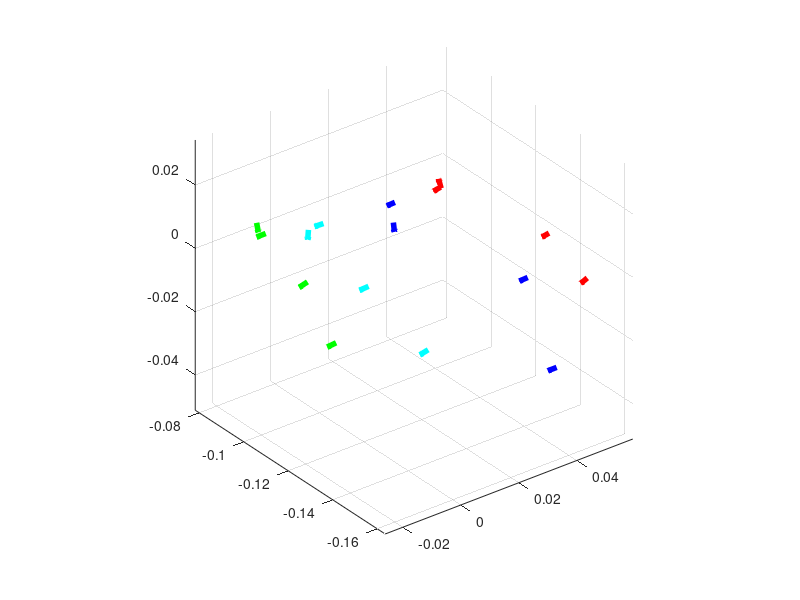

Write the MATLAB code that produced this figure. (Note: this script raises an error after producing the figure.)
%  create the musculoskeletal hand model with inertia and muscle parameters
%  
% data from the literature supplementary documents
% 
% references:
%   M. Mirakhorlo et al., "Anatomical parameters for musculoskeletal 
%   modeling of the hand and wrist," International Biomechanics, vol. 3, 
%   no. 1, pp. 1–10, 2016, doi: 10.1080/23335432.2016.1191373.
% 
% Junnan Li, 07/2024
clear all
close all
clc


%% 
hand_data = struct();

% data in meter
hand_data.index.axes.MCP_flex = [47.3;-92.88;0.29]*0.001;
hand_data.index.axes.MCP_flex_axis = [-0.99;-0.11;-0.09]*0.001;
hand_data.index.axes.MCP_abd = [47.24;-93.18;0.05]*0.001;
hand_data.index.axes.MCP_abd_axis = [0;0.42;0.91]*0.001;
hand_data.index.axes.PIP_flex = [52.9;-134.3;2.76]*0.001;
hand_data.index.axes.PIP_flex_axis = [-0.99;-0.11;-0.07]*0.001;
hand_data.index.axes.DIP_flex = [49.47;-155.97;-0.29]*0.001;
hand_data.index.axes.DIP_flex_axis = [-0.96;-0.17;-0.21]*0.001;

hand_data.middle.axes.MCP_flex = [31.83;-92.51;0.73]*0.001;
hand_data.middle.axes.MCP_flex_axis = [-0.99;0.06;-0.08]*0.001;
hand_data.middle.axes.MCP_abd = [28.71;-95.88;-3.01]*0.001;
hand_data.middle.axes.MCP_abd_axis = [-0.02;-0.20;-0.98]*0.001;
hand_data.middle.axes.PIP_flex = [42.74;-137.97;-6.01]*0.001;
hand_data.middle.axes.PIP_flex_axis = [-0.99;0.10;-0.12]*0.001;
hand_data.middle.axes.DIP_flex = [33.06;-163.59;-19.28]*0.001;
hand_data.middle.axes.DIP_flex_axis = [-0.97;0.19;-0.14]*0.001;

hand_data.ring.axes.MCP_flex = [12.12;-86.07;-1.98]*0.001;
hand_data.ring.axes.MCP_flex_axis = [-0.97;0.22;-0.11]*0.001;
hand_data.ring.axes.MCP_abd = [7.05;-85.94;-2.27]*0.001;
hand_data.ring.axes.MCP_abd_axis = [-0.26;-0.22;-0.94]*0.001;
hand_data.ring.axes.PIP_flex = [-2.65;-125.60;1.48]*0.001;
hand_data.ring.axes.PIP_flex_axis = [-0.88;0.36;-0.32]*0.001;
hand_data.ring.axes.DIP_flex = [-2.50;-152.19;-6.44]*0.001;
hand_data.ring.axes.DIP_flex_axis = [-0.92;0.18;-0.35]*0.001;

hand_data.little.axes.MCP_flex = [-2.44;-79.11;-3.20]*0.001;
hand_data.little.axes.MCP_flex_axis = [-0.91;0.33;-0.24]*0.001;
hand_data.little.axes.MCP_abd = [-6.01;-79.66;1.68]*0.001;
hand_data.little.axes.MCP_abd_axis = [-0.01;-0.31;-0.95]*0.001;
hand_data.little.axes.PIP_flex = [-13.57;-112.38;0.66]*0.001;
hand_data.little.axes.PIP_flex_axis = [-0.84;0.28;-0.47]*0.001;
hand_data.little.axes.DIP_flex = [-17.20;-129.98;-9.24]*0.001;
hand_data.little.axes.DIP_flex_axis = [-0.91;0.28;-0.30]*0.001;

hand_data.thumb.axes.CMC_flex = [48.54;-37.82;-6.63]*0.001;
hand_data.thumb.axes.CMC_flex_axis = [-0.27;0.64;-0.72]*0.001;
hand_data.thumb.axes.CMC_abd = [49.16;-39.46;-13.15]*0.001;
hand_data.thumb.axes.CMC_abd_axis = [-0.78;-0.61;-0.13]*0.001;
hand_data.thumb.axes.MCP_flex = [68.92;-64.16;-3.54]*0.001;
hand_data.thumb.axes.MCP_flex_axis = [-0.67;-0.07;0.74]*0.001;
hand_data.thumb.axes.IP_flex = [88.26;-89.46;4.58]*0.001;
hand_data.thumb.axes.IP_flex_axis = [-0.36;-0.25;0.90]*0.001;

% plot the joint axes points from literature

Fingers_list = {'index','middle', 'ring','little', 'thumb'};
fingers_plot_color = {'r','b','c', 'g'};
figure(1)
for i = 1:4
eval(strcat('finger_i = hand_data.', Fingers_list{i},'.axes')); 
quiver3(finger_i.MCP_flex(1),finger_i.MCP_flex(2),finger_i.MCP_flex(3),...
    3*finger_i.MCP_flex_axis(1),3*finger_i.MCP_flex_axis(2),3*finger_i.MCP_flex_axis(3),...
    'LineWidth',4,'Color',fingers_plot_color{i})
hold on
quiver3(finger_i.MCP_abd(1),finger_i.MCP_abd(2),finger_i.MCP_abd(3),...
    3*finger_i.MCP_abd_axis(1),3*finger_i.MCP_abd_axis(2),3*finger_i.MCP_abd_axis(3),...
    'LineWidth',4,'Color',fingers_plot_color{i})
hold on
quiver3(finger_i.PIP_flex(1),finger_i.PIP_flex(2),finger_i.PIP_flex(3),...
    3*finger_i.PIP_flex_axis(1),3*finger_i.PIP_flex_axis(2),3*finger_i.PIP_flex_axis(3),...
    'LineWidth',4,'Color',fingers_plot_color{i})
hold on
quiver3(finger_i.DIP_flex(1),finger_i.DIP_flex(2),finger_i.DIP_flex(3),...
    3*finger_i.DIP_flex_axis(1),3*finger_i.DIP_flex_axis(2),3*finger_i.DIP_flex_axis(3),...
    'LineWidth',4,'Color',fingers_plot_color{i})
end


axis equal
%% create index finger


% transfer to finger length



finger_dimension = [1,5,3,2]; % in meter
finger_r = Finger('Index', 'type','R_RRRR', 'l_links',finger_dimension); 
% finger_r = Finger('hand_one','mdh',)
mdh_default_struct = finger_r.mdh_ori;
mdh_matrix = mdh_struct_to_matrix(mdh_default_struct, 1);
mdh_matrix(2,1) = -pi/2;
% mdh_matrix(2,4) = 1;
finger_r.set_mdh_parameters(mdh_matrix);

%% basic settings
% set base position and orientation
finger_r.set_base(4*rand(3,1),euler2R_XYZ(rand(1,3)));

% init joint configurations
q_0 = [pi/4;pi/4;1;1];

% udpate finger with given joint configurations
finger_r.update_finger(q_0);
finger_r.update_rst_model;

% set dynamic parameters

finger_r.list_links(1).set_mass(0.04); % in kg
finger_r.list_links(1).set_inertia([0.5,0.2,0.2,0,0,0]); 

finger_r.list_links(2).set_mass(0.03); % in kg
finger_r.list_links(2).set_inertia([0.5,0.2,0.2,0,0,0]); 

finger_r.list_links(3).set_mass(0.02); % in kg
finger_r.list_links(3).set_inertia([0.5,0.2,0.2,0,0,0]); 

finger_r.list_links(4).set_mass(0.02); % in kg
finger_r.list_links(4).set_inertia([0.5,0.2,0.2,0,0,0]); 
% update dynamic parameters
finger_r.update_finger_par_dyn;
finger_r.update_rst_model;